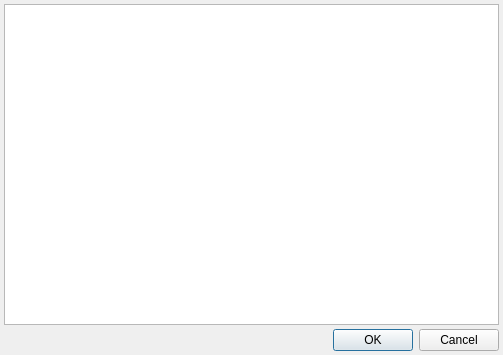
<?xml version="1.0" encoding="UTF-8"?>
<ui version="4.0">
 <class>ModuleSelectDialog</class>
 <widget class="QDialog" name="ModuleSelectDialog">
  <property name="geometry">
   <rect>
    <x>0</x>
    <y>0</y>
    <width>503</width>
    <height>355</height>
   </rect>
  </property>
  <property name="windowTitle">
   <string>Dialog</string>
  </property>
  <layout class="QVBoxLayout" name="verticalLayout">
   <property name="spacing">
    <number>4</number>
   </property>
   <property name="leftMargin">
    <number>4</number>
   </property>
   <property name="topMargin">
    <number>4</number>
   </property>
   <property name="rightMargin">
    <number>4</number>
   </property>
   <property name="bottomMargin">
    <number>4</number>
   </property>
   <item>
    <widget class="QListView" name="listView"/>
   </item>
   <item>
    <widget class="QDialogButtonBox" name="buttonBox">
     <property name="orientation">
      <enum>Qt::Horizontal</enum>
     </property>
     <property name="standardButtons">
      <set>QDialogButtonBox::Cancel|QDialogButtonBox::Ok</set>
     </property>
    </widget>
   </item>
  </layout>
 </widget>
 <resources/>
 <connections>
  <connection>
   <sender>buttonBox</sender>
   <signal>accepted()</signal>
   <receiver>ModuleSelectDialog</receiver>
   <slot>accept()</slot>
   <hints>
    <hint type="sourcelabel">
     <x>248</x>
     <y>254</y>
    </hint>
    <hint type="destinationlabel">
     <x>157</x>
     <y>274</y>
    </hint>
   </hints>
  </connection>
  <connection>
   <sender>buttonBox</sender>
   <signal>rejected()</signal>
   <receiver>ModuleSelectDialog</receiver>
   <slot>reject()</slot>
   <hints>
    <hint type="sourcelabel">
     <x>316</x>
     <y>260</y>
    </hint>
    <hint type="destinationlabel">
     <x>286</x>
     <y>274</y>
    </hint>
   </hints>
  </connection>
 </connections>
</ui>
